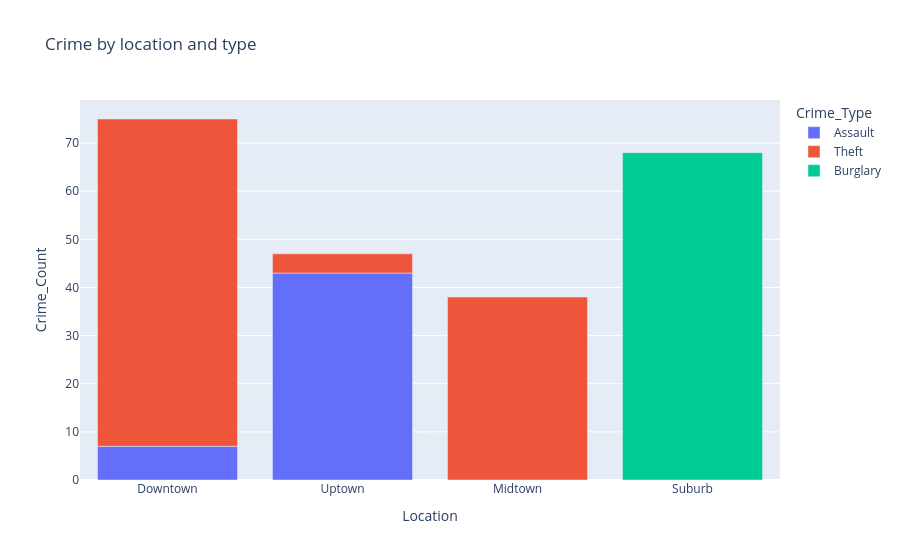
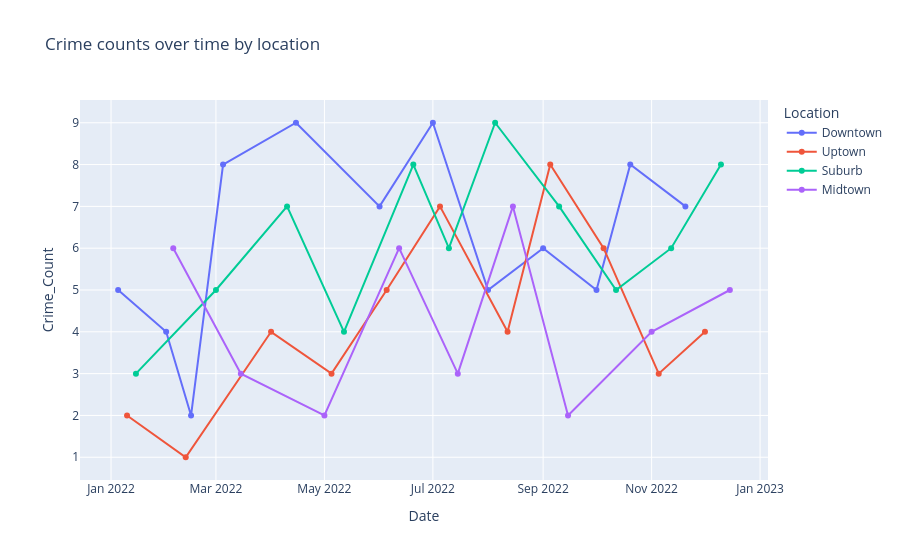

The cell these charts' notebook holds for them, in order:
### Markdown cell above
### 3.3 Interactive charts (Plotly)

### Code cell
fig = px.bar(
    df.groupby(["Location", "Crime_Type"], as_index=False)["Crime_Count"].sum(),
    x="Location", y="Crime_Count", color="Crime_Type",
    title="Crime by location and type",
)
fig.show()

fig = px.line(
    df.sort_values("Date"), x="Date", y="Crime_Count", color="Location", markers=True,
    hover_data=["Crime_Type"], title="Crime counts over time by location",
)
fig.show()

### Figure 1 — Plotly figure (JSON) as saved in the notebook; plotly's stock layout.template omitted (floating-point values rounded to 4 significant figures)
{"data": [{"hovertemplate": "Crime_Type=Assault<br>Location=%{x}<br>Crime_Count=%{y}<extra></extra>", "legendgroup": "Assault", "marker": {"color": "#636efa", "pattern": {"shape": ""}}, "name": "Assault", "orientation": "v", "showlegend": true, "textposition": "auto", "type": "bar", "x": ["Downtown", "Uptown"], "xaxis": "x", "y": [7, 43], "yaxis": "y"}, {"hovertemplate": "Crime_Type=Theft<br>Location=%{x}<br>Crime_Count=%{y}<extra></extra>", "legendgroup": "Theft", "marker": {"color": "#EF553B", "pattern": {"shape": ""}}, "name": "Theft", "orientation": "v", "showlegend": true, "textposition": "auto", "type": "bar", "x": ["Downtown", "Midtown", "Uptown"], "xaxis": "x", "y": [68, 38, 4], "yaxis": "y"}, {"hovertemplate": "Crime_Type=Burglary<br>Location=%{x}<br>Crime_Count=%{y}<extra></extra>", "legendgroup": "Burglary", "marker": {"color": "#00cc96", "pattern": {"shape": ""}}, "name": "Burglary", "orientation": "v", "showlegend": true, "textposition": "auto", "type": "bar", "x": ["Suburb"], "xaxis": "x", "y": [68], "yaxis": "y"}], "layout": {"barmode": "relative", "legend": {"title": {"text": "Crime_Type"}, "tracegroupgap": 0}, "title": {"text": "Crime by location and type"}, "xaxis": {"anchor": "y", "domain": [0.0, 1.0], "title": {"text": "Location"}}, "yaxis": {"anchor": "x", "domain": [0.0, 1.0], "title": {"text": "Crime_Count"}}}}

### Figure 2 — Plotly figure (JSON) as saved in the notebook; plotly's stock layout.template omitted (floating-point values rounded to 4 significant figures)
{"data": [{"customdata": [["Theft"], ["Theft"], ["Assault"], ["Theft"], ["Theft"], ["Theft"], ["Theft"], ["Assault"], ["Theft"], ["Theft"], ["Theft"], ["Theft"]], "hovertemplate": "Location=Downtown<br>Date=%{x}<br>Crime_Count=%{y}<br>Crime_Type=%{customdata[0]}<extra></extra>", "legendgroup": "Downtown", "line": {"color": "#636efa", "dash": "solid"}, "marker": {"symbol": "circle"}, "mode": "lines+markers", "name": "Downtown", "orientation": "v", "showlegend": true, "type": "scatter", "x": ["2022-01-05T00:00:00.000000000", "2022-02-01T00:00:00.000000000", "2022-02-15T00:00:00.000000000", "2022-03-05T00:00:00.000000000", "2022-04-15T00:00:00.000000000", "2022-06-01T00:00:00.000000000", "2022-07-01T00:00:00.000000000", "2022-08-01T00:00:00.000000000", "2022-09-01T00:00:00.000000000", "2022-10-01T00:00:00.000000000", "2022-10-20T00:00:00.000000000", "2022-11-20T00:00:00.000000000"], "xaxis": "x", "y": [5, 4, 2, 8, 9, 7, 9, 5, 6, 5, 8, 7], "yaxis": "y"}, {"customdata": [["Assault"], ["Assault"], ["Assault"], ["Assault"], ["Assault"], ["Assault"], ["Theft"], ["Assault"], ["Assault"], ["Assault"], ["Assault"]], "hovertemplate": "Location=Uptown<br>Date=%{x}<br>Crime_Count=%{y}<br>Crime_Type=%{customdata[0]}<extra></extra>", "legendgroup": "Uptown", "line": {"color": "#EF553B", "dash": "solid"}, "marker": {"symbol": "circle"}, "mode": "lines+markers", "name": "Uptown", "orientation": "v", "showlegend": true, "type": "scatter", "x": ["2022-01-10T00:00:00.000000000", "2022-02-12T00:00:00.000000000", "2022-04-01T00:00:00.000000000", "2022-05-05T00:00:00.000000000", "2022-06-05T00:00:00.000000000", "2022-07-05T00:00:00.000000000", "2022-08-12T00:00:00.000000000", "2022-09-05T00:00:00.000000000", "2022-10-05T00:00:00.000000000", "2022-11-05T00:00:00.000000000", "2022-12-01T00:00:00.000000000"], "xaxis": "x", "y": [2, 1, 4, 3, 5, 7, 4, 8, 6, 3, 4], "yaxis": "y"}, {"customdata": [["Burglary"], ["Burglary"], ["Burglary"], ["Burglary"], ["Burglary"], ["Burglary"], ["Burglary"], ["Burglary"], ["Burglary"], ["Burglary"], ["Burglary"]], "hovertemplate": "Location=Suburb<br>Date=%{x}<br>Crime_Count=%{y}<br>Crime_Type=%{customdata[0]}<extra></extra>", "legendgroup": "Suburb", "line": {"color": "#00cc96", "dash": "solid"}, "marker": {"symbol": "circle"}, "mode": "lines+markers", "name": "Suburb", "orientation": "v", "showlegend": true, "type": "scatter", "x": ["2022-01-15T00:00:00.000000000", "2022-03-01T00:00:00.000000000", "2022-04-10T00:00:00.000000000", "2022-05-12T00:00:00.000000000", "2022-06-20T00:00:00.000000000", "2022-07-10T00:00:00.000000000", "2022-08-05T00:00:00.000000000", "2022-09-10T00:00:00.000000000", "2022-10-12T00:00:00.000000000", "2022-11-12T00:00:00.000000000", "2022-12-10T00:00:00.000000000"], "xaxis": "x", "y": [3, 5, 7, 4, 8, 6, 9, 7, 5, 6, 8], "yaxis": "y"}, {"customdata": [["Theft"], ["Theft"], ["Theft"], ["Theft"], ["Theft"], ["Theft"], ["Theft"], ["Theft"], ["Theft"]], "hovertemplate": "Location=Midtown<br>Date=%{x}<br>Crime_Count=%{y}<br>Crime_Type=%{customdata[0]}<extra></extra>", "legendgroup": "Midtown", "line": {"color": "#ab63fa", "dash": "solid"}, "marker": {"symbol": "circle"}, "mode": "lines+markers", "name": "Midtown", "orientation": "v", "showlegend": true, "type": "scatter", "x": ["2022-02-05T00:00:00.000000000", "2022-03-15T00:00:00.000000000", "2022-05-01T00:00:00.000000000", "2022-06-12T00:00:00.000000000", "2022-07-15T00:00:00.000000000", "2022-08-15T00:00:00.000000000", "2022-09-15T00:00:00.000000000", "2022-11-01T00:00:00.000000000", "2022-12-15T00:00:00.000000000"], "xaxis": "x", "y": [6, 3, 2, 6, 3, 7, 2, 4, 5], "yaxis": "y"}], "layout": {"legend": {"title": {"text": "Location"}, "tracegroupgap": 0}, "title": {"text": "Crime counts over time by location"}, "xaxis": {"anchor": "y", "domain": [0.0, 1.0], "title": {"text": "Date"}}, "yaxis": {"anchor": "x", "domain": [0.0, 1.0], "title": {"text": "Crime_Count"}}}}
